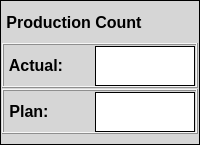
           <widget class="QFrame" name="frame_5">
            <property name="minimumSize">
             <size>
              <width>0</width>
              <height>145</height>
             </size>
            </property>
            <property name="maximumSize">
             <size>
              <width>16777215</width>
              <height>145</height>
             </size>
            </property>
            <property name="styleSheet">
             <string notr="true">background-color: rgb(214, 214, 214);</string>
            </property>
            <property name="frameShape">
             <enum>QFrame::Box</enum>
            </property>
            <property name="frameShadow">
             <enum>QFrame::Plain</enum>
            </property>
            <property name="lineWidth">
             <number>1</number>
            </property>
            <layout class="QVBoxLayout" name="verticalLayout_18">
             <property name="spacing">
              <number>1</number>
             </property>
             <property name="leftMargin">
              <number>1</number>
             </property>
             <property name="topMargin">
              <number>1</number>
             </property>
             <property name="rightMargin">
              <number>1</number>
             </property>
             <property name="bottomMargin">
              <number>1</number>
             </property>
             <item>
              <widget class="QLabel" name="label_2">
               <property name="minimumSize">
                <size>
                 <width>0</width>
                 <height>40</height>
                </size>
               </property>
               <property name="maximumSize">
                <size>
                 <width>16777215</width>
                 <height>40</height>
                </size>
               </property>
               <property name="font">
                <font>
                 <pointsize>12</pointsize>
                 <weight>75</weight>
                 <bold>true</bold>
                </font>
               </property>
               <property name="text">
                <string> Production Count</string>
               </property>
              </widget>
             </item>
             <item>
              <widget class="QFrame" name="frame_17">
               <property name="minimumSize">
                <size>
                 <width>0</width>
                 <height>45</height>
                </size>
               </property>
               <property name="maximumSize">
                <size>
                 <width>16777215</width>
                 <height>45</height>
                </size>
               </property>
               <property name="frameShape">
                <enum>QFrame::Box</enum>
               </property>
               <property name="frameShadow">
                <enum>QFrame::Raised</enum>
               </property>
               <layout class="QHBoxLayout" name="horizontalLayout_6">
                <property name="spacing">
                 <number>1</number>
                </property>
                <property name="leftMargin">
                 <number>1</number>
                </property>
                <property name="topMargin">
                 <number>1</number>
                </property>
                <property name="rightMargin">
                 <number>1</number>
                </property>
                <property name="bottomMargin">
                 <number>1</number>
                </property>
                <item>
                 <widget class="QLabel" name="label_15">
                  <property name="minimumSize">
                   <size>
                    <width>0</width>
                    <height>20</height>
                   </size>
                  </property>
                  <property name="maximumSize">
                   <size>
                    <width>16777215</width>
                    <height>20</height>
                   </size>
                  </property>
                  <property name="font">
                   <font>
                    <pointsize>12</pointsize>
                    <weight>75</weight>
                    <bold>true</bold>
                   </font>
                  </property>
                  <property name="text">
                   <string> Actual:</string>
                  </property>
                 </widget>
                </item>
                <item>
                 <widget class="QLabel" name="Actual_prod_count">
                  <property name="minimumSize">
                   <size>
                    <width>100</width>
                    <height>40</height>
                   </size>
                  </property>
                  <property name="maximumSize">
                   <size>
                    <width>100</width>
                    <height>40</height>
                   </size>
                  </property>
                  <property name="font">
                   <font>
                    <pointsize>12</pointsize>
                    <weight>75</weight>
                    <bold>true</bold>
                   </font>
                  </property>
                  <property name="styleSheet">
                   <string notr="true">background-color:rgb(255, 255, 255);</string>
                  </property>
                  <property name="frameShape">
                   <enum>QFrame::Box</enum>
                  </property>
                  <property name="text">
                   <string/>
                  </property>
                  <property name="alignment">
                   <set>Qt::AlignCenter</set>
                  </property>
                  <property name="margin">
                   <number>5</number>
                  </property>
                 </widget>
                </item>
               </layout>
              </widget>
             </item>
             <item>
              <widget class="QFrame" name="frame_18">
               <property name="maximumSize">
                <size>
                 <width>16777215</width>
                 <height>45</height>
                </size>
               </property>
               <property name="frameShape">
                <enum>QFrame::Box</enum>
               </property>
               <property name="frameShadow">
                <enum>QFrame::Raised</enum>
               </property>
               <layout class="QHBoxLayout" name="horizontalLayout_7">
                <property name="spacing">
                 <number>1</number>
                </property>
                <property name="leftMargin">
                 <number>1</number>
                </property>
                <property name="topMargin">
                 <number>1</number>
                </property>
                <property name="rightMargin">
                 <number>1</number>
                </property>
                <property name="bottomMargin">
                 <number>1</number>
                </property>
                <item>
                 <widget class="QLabel" name="label_12">
                  <property name="minimumSize">
                   <size>
                    <width>0</width>
                    <height>20</height>
                   </size>
                  </property>
                  <property name="maximumSize">
                   <size>
                    <width>16777215</width>
                    <height>20</height>
                   </size>
                  </property>
                  <property name="font">
                   <font>
                    <pointsize>12</pointsize>
                    <weight>75</weight>
                    <bold>true</bold>
                   </font>
                  </property>
                  <property name="text">
                   <string> Plan:</string>
                  </property>
                 </widget>
                </item>
                <item>
                 <widget class="QLabel" name="PLan_prod_count">
                  <property name="minimumSize">
                   <size>
                    <width>100</width>
                    <height>40</height>
                   </size>
                  </property>
                  <property name="maximumSize">
                   <size>
                    <width>100</width>
                    <height>40</height>
                   </size>
                  </property>
                  <property name="font">
                   <font>
                    <pointsize>12</pointsize>
                    <weight>75</weight>
                    <bold>true</bold>
                   </font>
                  </property>
                  <property name="styleSheet">
                   <string notr="true">background-color:rgb(255, 255, 255);
</string>
                  </property>
                  <property name="frameShape">
                   <enum>QFrame::Box</enum>
                  </property>
                  <property name="text">
                   <string/>
                  </property>
                  <property name="alignment">
                   <set>Qt::AlignCenter</set>
                  </property>
                  <property name="margin">
                   <number>5</number>
                  </property>
                 </widget>
                </item>
               </layout>
              </widget>
             </item>
             <item>
              <spacer name="verticalSpacer_5">
               <property name="orientation">
                <enum>Qt::Vertical</enum>
               </property>
               <property name="sizeHint" stdset="0">
                <size>
                 <width>20</width>
                 <height>40</height>
                </size>
               </property>
              </spacer>
             </item>
            </layout>
           </widget>
